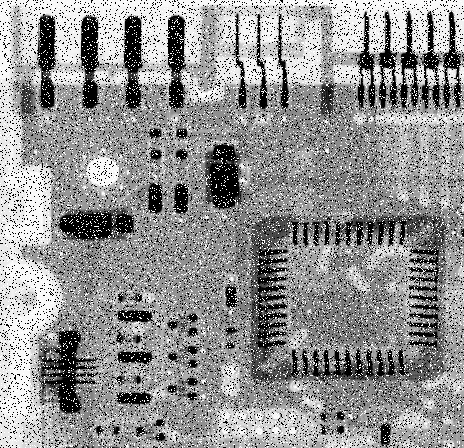
%> input picture Nonlinear_filtering/circuitboard-saltandpep.tif, 464 x 448 px
$ octave test.m   (GNU Octave 9; MATLAB toolbox functions it lacks are replaced by stand-ins)
%> lines starting %> are read from the running program, lines starting %| are printed output that depends on the picture
%Read and display the input image
A = imread('circuitboard-saltandpep.tif');
%> A is the input picture: size 448x464 uint8; min 0, max 255, mean 146.2
A = im2double(A);
%> A: size 448x464 double

fun = @(x) min(x(:));

B = nlfilter(A,[5 5],fun);
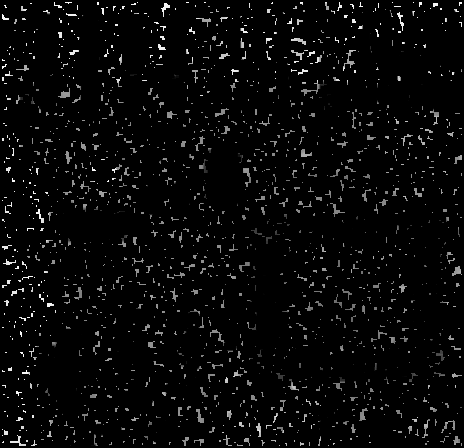
%> B: size 448x464 double; min 0, max 0.973, mean 0.0331

montage({A,B})
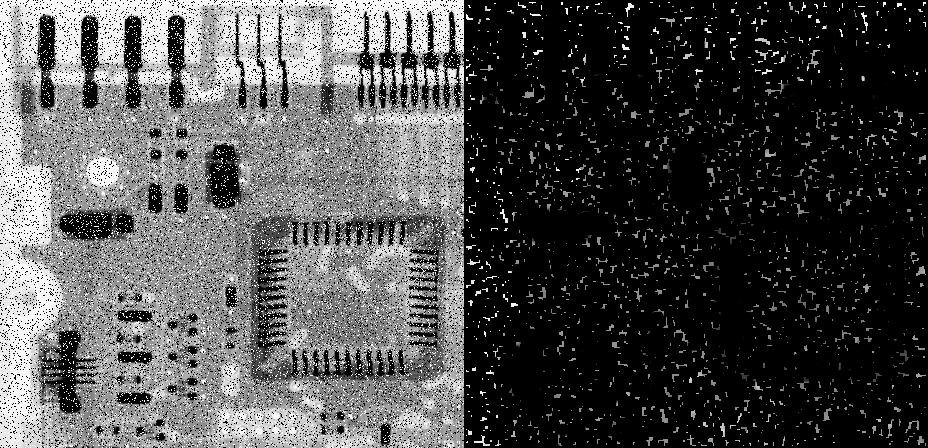
%> displayed picture: size 448x928, on the screen's scale of 0 to 255; min 0, max 255, mean 77.3
title('Original Image (Left) and Median Filtered Image (Right)')
